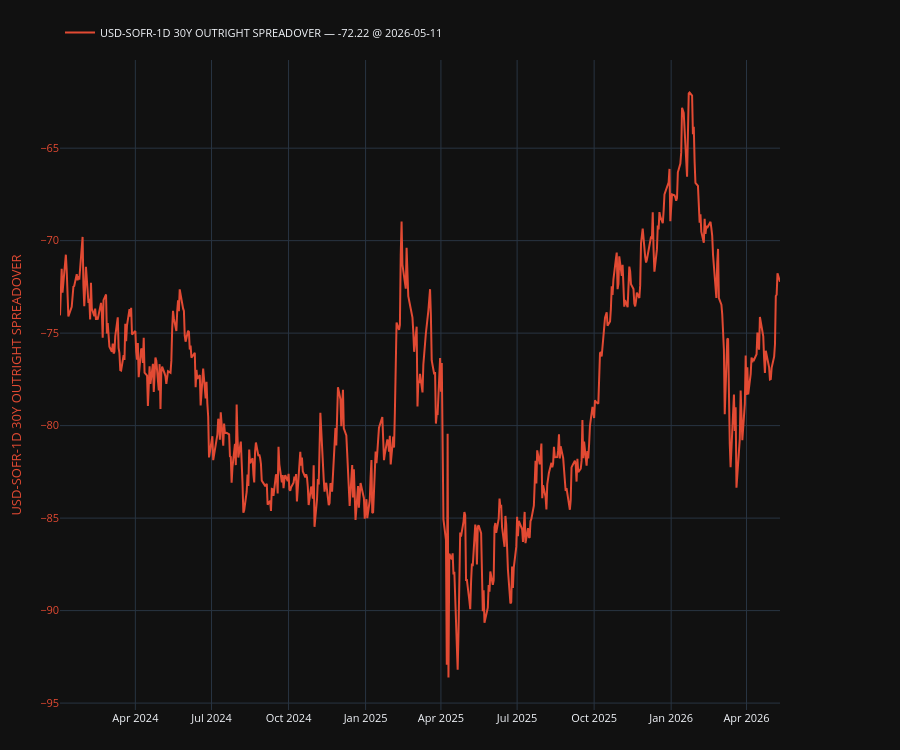

The code cell stored with this chart in its notebook:
### Code cell
plot, fig, ax, ax2, legend = make_secondary_axis_plot(engine="plotly")
plot(df["USD-SOFR-1D 30Y OUTRIGHT SPREADOVER"])
# plot(df["CT10 OUTRIGHT YTM"], which="right")
# plot(df["USD-SOFR-1D 10Y OUTRIGHT RATE"], which="right")
legend(show_date=True)
plt.show()

### Figure 1 — Plotly figure (JSON) as saved in the notebook; plotly's stock layout.template omitted (floating-point values rounded to 4 significant figures; data arrays with more than 128 entries replaced by an {"elided": "..."} marker saying what was removed)
{"data": [{"line": {"color": "#E24A33"}, "mode": "lines", "name": "USD-SOFR-1D 30Y OUTRIGHT SPREADOVER — -72.22 @ 2026-05-11", "showlegend": true, "type": "scatter", "x": {"elided": "589 str values"}, "y": {"elided": "589 float values"}, "yaxis": "y"}], "layout": {"font": {"size": 11}, "height": 750, "legend": {"orientation": "h", "x": 0, "xanchor": "left", "y": 1.02, "yanchor": "bottom"}, "margin": {"b": 40, "l": 60, "r": 120, "t": 60}, "newshape": {"line": {"color": "red"}}, "title": {}, "xaxis": {"showgrid": true, "showspikes": true, "spikecolor": "white", "spikemode": "across", "spikesnap": "cursor"}, "yaxis": {"showgrid": true, "showspikes": true, "spikecolor": "white", "spikesnap": "cursor", "spikethickness": 0.5, "tickfont": {"color": "#E24A33"}, "title": {"font": {"color": "#E24A33"}, "text": "USD-SOFR-1D 30Y OUTRIGHT SPREADOVER"}}}}
